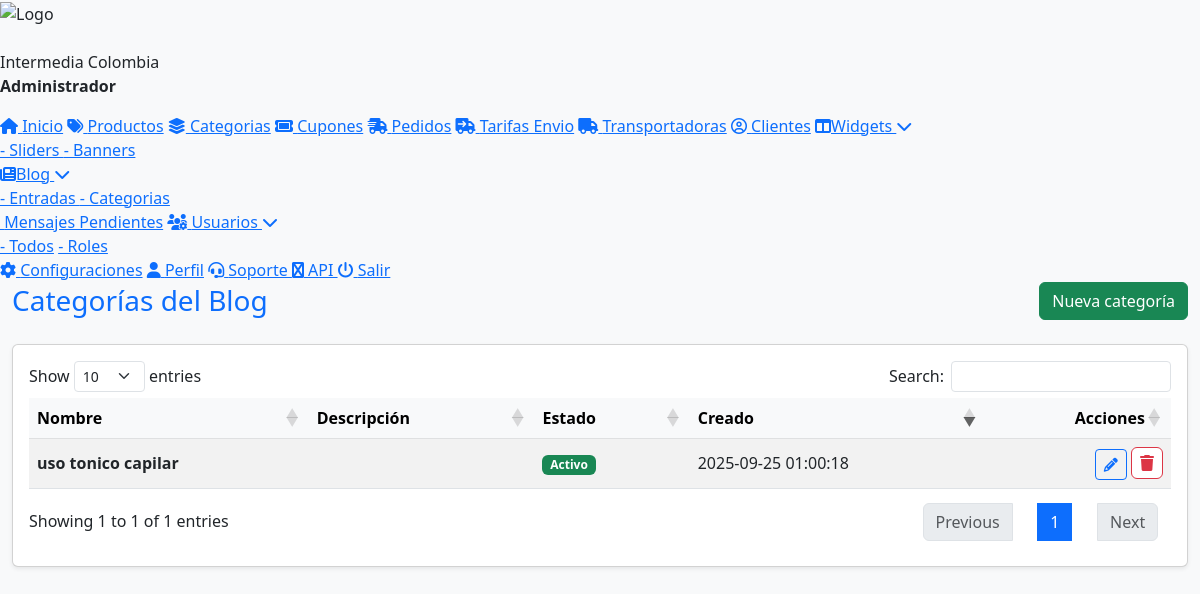
The app's page /admin/blog/categories.php (signed in) with its own data.
### tables this page shows
CREATE TABLE `roles` (
  `id` int NOT NULL,
  `name` varchar(50) NOT NULL,
  `description` text,
  `created_at` timestamp NULL DEFAULT CURRENT_TIMESTAMP,
  `updated_at` timestamp NULL DEFAULT CURRENT_TIMESTAMP ON UPDATE CURRENT_TIMESTAMP,
  `borrado` tinyint NOT NULL DEFAULT '0'
);

CREATE TABLE `blog_categories` (
  `id` bigint UNSIGNED NOT NULL,
  `name` varchar(180) NOT NULL,
  `slug` varchar(255) DEFAULT NULL,
  `description` text,
  `status` enum('active','inactive') DEFAULT 'active',
  `deleted` tinyint(1) DEFAULT '0',
  `created_at` timestamp NULL DEFAULT CURRENT_TIMESTAMP,
  `updated_at` timestamp NULL DEFAULT CURRENT_TIMESTAMP ON UPDATE CURRENT_TIMESTAMP
);

### admin/login/session.php (called while the page is built, shortened)
<?php
require_once __DIR__ . '/../../inc/config.php';
try {
    $pdo = new PDO("mysql:host=$host;dbname=$dbname;charset=utf8", $dbuser, $dbpass);
    $pdo->setAttribute(PDO::ATTR_ERRMODE, PDO::ERRMODE_EXCEPTION);
} catch (PDOException $e) {
    die("Error de conexión: " . $e->getMessage());
}
$nombre    = $_SESSION["user"]["nombre"];
$apellido  = $_SESSION["user"]["apellido"];
$rol_id    = $_SESSION["user"]["rol_id"];
try {
    $stmtRol = $pdo->prepare("SELECT name FROM roles WHERE id = :rol_id LIMIT 1");
    $stmtRol->execute([':rol_id' => $rol_id]);
    $rolData = $stmtRol->fetch(PDO::FETCH_ASSOC);
    $rolUser = $rolData ? $rolData['name'] : 'Sin Rol';
} catch (PDOException $e) {
    $rolUser = 'Sin Rol';
}
?>

### inc/config.php (called while the page is built, shortened)
<?php
$url = URLBASE;

### admin/blog/categories.php (the view, shortened to what this page needs)
<?php
require_once __DIR__ . '/../../inc/config.php';
require_once __DIR__ . '/../login/session.php';
try {
  $pdo = new PDO("mysql:host=$host;dbname=$dbname;charset=utf8mb4", $dbuser, $dbpass, [
    PDO::ATTR_ERRMODE => PDO::ERRMODE_EXCEPTION,
    PDO::ATTR_DEFAULT_FETCH_MODE => PDO::FETCH_ASSOC
  ]);
} catch(Throwable $e) { die("DB error: " . $e->getMessage()); }
$st = $pdo->query("SELECT * FROM blog_categories WHERE deleted=0 ORDER BY created_at DESC");
$categories = $st->fetchAll();
?>
<!doctype html>
<html lang="es">
<head>
<?php require_once __DIR__ . '/../inc/header.php'; ?>
</head>
<body>
<?php require_once __DIR__ . '/../inc/menu.php'; ?>
<div class="container-fluid">
  <div class="d-flex justify-content-between align-items-center mb-4">
    <h3 class="m-0 text-primary"><i class="bi bi-tags"></i> Categorías del Blog</h3>
    <a class="btn btn-success" href="<?= $url ?>/admin/blog/category_create.php">
      <i class="bi bi-plus-circle"></i> Nueva categoría
    </a>
  </div>
  <div class="card shadow-sm">
    <div class="card-body">
      <div class="table-responsive">
        <table id="categoriesTable" class="table table-striped table-hover align-middle nowrap" style="width:100%">
          <thead class="table-light">
            <tr>
              <th>Nombre</th>
              <th>Descripción</th>
              <th>Estado</th>
              <th>Creado</th>
              <th class="text-end">Acciones</th>
            </tr>
          </thead>
          <tbody>
            <?php foreach($categories as $c): ?>
              <tr>
                <td><strong><?= htmlspecialchars($c['name']) ?></strong></td>
                <td><?= htmlspecialchars($c['description'] ?? '—') ?></td>
                <td>
                  <span class="badge <?= $c['status']==='active' ? 'bg-success' : 'bg-secondary' ?>">
                    <?= $c['status']==='active' ? 'Activo' : 'Inactivo' ?>
                  </span>
                </td>
                <td><?= htmlspecialchars($c['created_at']) ?></td>
                <td class="text-end">
                  <a class="btn btn-sm btn-outline-primary"
                     href="<?= $url ?>/admin/blog/category_edit.php?id=<?= (int)$c['id'] ?>" title="Editar">
                    <i class="fa fa-pencil"></i>
                  </a>
                  <form method="post" action="<?= $url ?>/admin/blog/category_delete.php"
                        class="d-inline-block del-form" data-name="<?= htmlspecialchars($c['name']) ?>">
                    <button type="submit" class="btn-trash" title="Eliminar">
                      <i class="fa fa-trash"></i>
                    </button>
                  </form>
                </td>
              </tr>
            <?php endforeach; ?>
          </tbody>
        </table>
      </div>
    </div>
  </div>
</div>
</body>
</html>

### admin/inc/menu.php (shortened to what this page needs)
<div class="menu">
        <div class="logo-container">
            <img src="<?php echo URLBASE; ?><?php echo SITE_LOGO; ?>?<?php echo time()?>" alt="Logo">
			 <br><br>
   <?php echo htmlspecialchars($nombre . " " . $apellido); ?>
    <p><strong><?php echo htmlspecialchars($rolUser); ?></strong></p>
        </div>
	<a href="<?php echo URLBASE;?>/admin/" onclick="closeSubmenus()"><i class="fa fa-home"></i> Inicio</a>
	<a href="<?php echo URLBASE;?>/admin/products/" onclick="closeSubmenus()"><i class="fa-solid fa-tags"></i> Productos</a>
	<a href="<?php echo URLBASE;?>/admin/categories/" onclick="closeSubmenus()"><i class="fa-solid fa-layer-group"></i> Categorias</a>
	<a href="<?php echo URLBASE;?>/admin/coupons/" onclick="closeSubmenus()"><i class="fa-solid fa-ticket"></i> Cupones</a>
	<a href="<?php echo URLBASE;?>/admin/orders/" onclick="closeSubmenus()"><i class="fa-solid fa-truck-fast"></i> Pedidos</a>
	<a href="<?php echo URLBASE;?>/admin/shipping_rates/" onclick="closeSubmenus()"><i class="fa-solid fa-truck-arrow-right"></i> Tarifas Envio</a>
	<a href="<?php echo URLBASE;?>/admin/transporters/" onclick="closeSubmenus()"><i class="fa-solid fa-truck"></i> Transportadoras</a>
	<a href="<?php echo URLBASE;?>/admin/clients/" onclick="closeSubmenus()"><i class="fa-regular fa-circle-user"></i> Clientes</a>
	<a href="#" class="has-submenu" onclick="toggleSubmenu(event)">
        <i class="fa-solid fa-table-columns"></i>Widgets <i class="fa fa-chevron-down"></i>
    </a>
    <div class="submenu">
            <a href="<?php echo URLBASE;?>/admin/sliders/" onclick="closeSubmenus()">- Sliders
            </a>
			<a href="<?php echo URLBASE;?>/admin/banners/" onclick="closeSubmenus()">- Banners
            </a>
    </div>
	<a href="#" class="has-submenu" onclick="toggleSubmenu(event)">
        <i class="fa-solid fa-newspaper"></i>Blog <i class="fa fa-chevron-down"></i>
    </a>
    <div class="submenu">
            <a href="<?php echo URLBASE;?>/admin/blog/" onclick="closeSubmenus()">- Entradas
            </a>
		<a href="<?php echo URLBASE;?>/admin/blog/categories.php" onclick="closeSubmenus()">- Categorias
            </a>
    </div>
	<?php if (isset($_SESSION["user_permissions"]) && in_array('Ver Mensajes Pendientes', $_SESSION["user_permissions"])): ?>
	 <a href="<?php echo URLBASE;?>/admin/ws_outbox/" onclick="closeSubmenus()"><i class="fa fa-clock-o"></i> Mensajes Pendientes</a>
	<?php endif; ?>
	 <?php if (isset($_SESSION["user_permissions"]) && in_array('Ver y Editar Usuarios', $_SESSION["user_permissions"])): ?>
	<a href="#" class="has-submenu" onclick="toggleSubmenu(event)"><i class="fa-solid fa-users-gear"></i> Usuarios <i class="fa fa-chevron-down"></i></a>
        <div class="submenu">
	 <a href="<?php echo URLBASE;?>/admin/users/" onclick="closeSubmenus()">- Todos</a>
	<?php if (isset($_SESSION["user_permissions"]) && in_array('Gestionar Roles', $_SESSION["user_permissions"])): ?>
	<a href="<?php echo URLBASE;?>/admin/users/roles.php" onclick="closeSubmenus()">- Roles</a>
	<?php endif; ?>
	</div>
	 <?php endif; ?>
	<a href="<?php echo URLBASE;?>/admin/config/" onclick="closeSubmenus()"><i class="fa fa-cog"></i> Configuraciones</a>
	<a href="<?php echo URLBASE;?>/admin/profile/" onclick="closeSubmenus()"><i class="fa fa-user"></i> Perfil</a>
    <a href="<?php echo URLBASE;?>/admin/support/" onclick="closeSubmenus()"><i class="fas fa-headset"></i> Soporte </a>
    <a href="https://app.360messenger.com/index.php?rp=/login" target="_blank" onclick="closeSubmenus()"><i class="fa fa-whatsapp"></i> API </a>
  <a href="<?php echo URLBASE;?>/admin/login/logout.php" onclick="closeSubmenus()">
    <i class="fa fa-power-off"></i> Salir
  </a>
</div>

### admin/blog/categories.php (style rules this page uses)
body { background-color: #f8f9fa; }
.btn-trash { display:inline-flex; align-items:center; justify-content:center; width:32px; height:32px; border:1px solid #dc3545; border-radius:6px; background:#fff; color:#dc3545; }

### records on screen
roles: name "Administrador"
blog_categories: name "uso tonico capilar", status "Activo", created_at "2025-09-25 01:00:18"

### other values on screen
$nombre . " " . $apellido "Intermedia Colombia"
